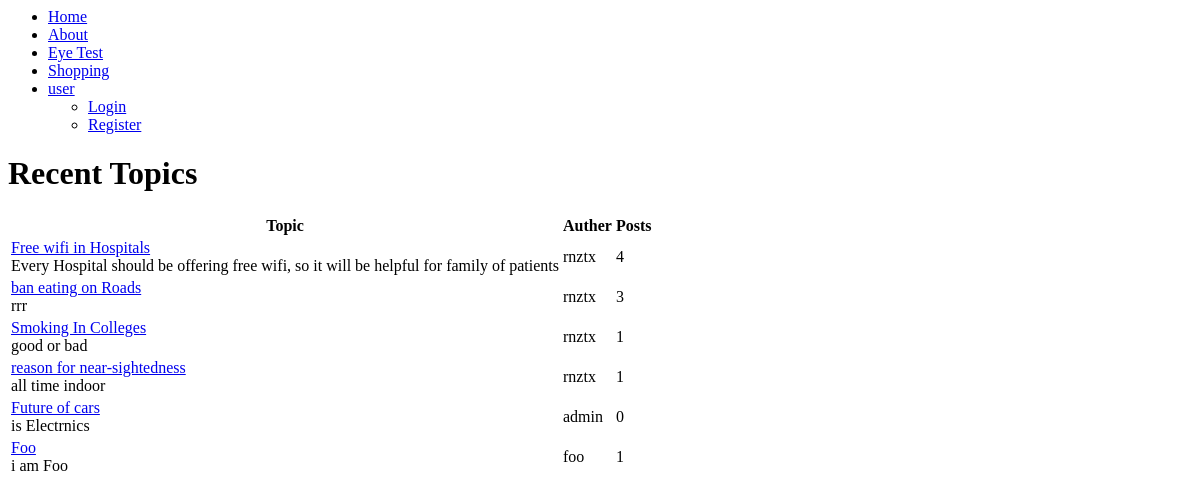
Page /topicList.php on the earlier database version.
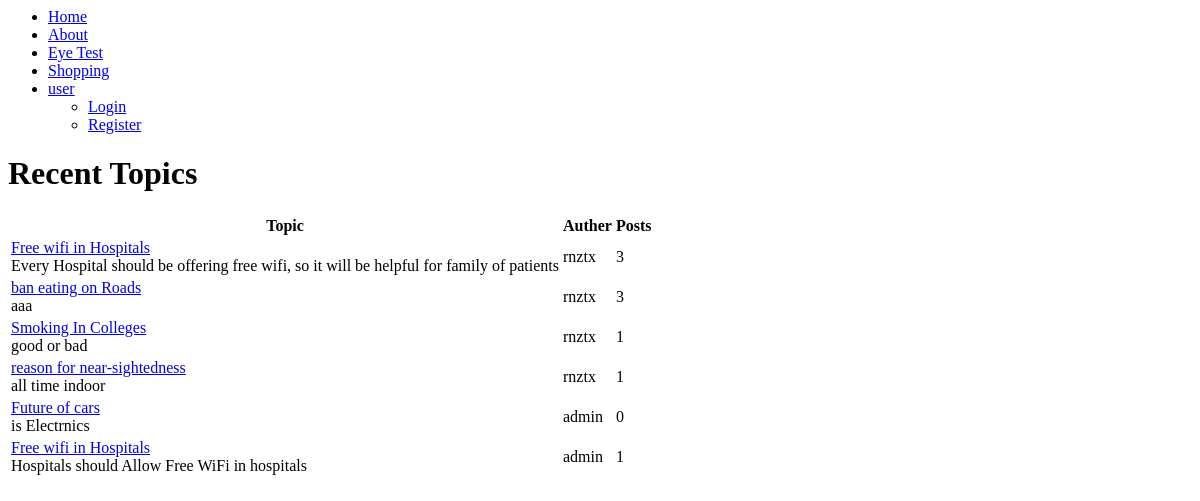
Same page on the later database version.
### tables this page shows
CREATE TABLE IF NOT EXISTS `topics` (
  `topic_id` int(8) NOT NULL,
  `topic_title` varchar(255) NOT NULL,
  `topic_description` varchar(255) NOT NULL,
  `category_id` int(8) NOT NULL,
  `topic_auther` varchar(30) NOT NULL
);

### include/core.php (the view, shortened to what this page needs)
<?php
    function dbConnect(){
        $host = "localhost";
        $username = "root";
        $password = "precious";
        $database = "forum";
        $conn = new mysqli($host, $username, $password, $database);
        if($conn->connect_error){
            die("</br> Connection Failed ".$conn->connect_error);
        }
        else{
            return $conn;
        }
    }
    function fetchList($myList,$listId,$headName){
        $sql_query = "";
        $conn = dbConnect();
        if($myList=="category" && $listId=="all"){
            $sql_query = "SELECT * FROM categories";
            $resultSet = $conn->query($sql_query);
            $cat_id = "";
            $count = "";
            $cat_name = "";
            $cat_description = "";
            if($resultSet->num_rows > 0){
                while($row = $resultSet->fetch_assoc()){
                    $cat_id = $row['cat_id'];
                    $cat_name = $row['cat_name'];
                    $cat_description = $row['cat_description'];
                    $count = getCount("topics",$cat_id);
                    echo "<tr>
                    <td><a href=\"topicList.php?cat_id=".$cat_id."&cat_name=".$cat_name."\">".$cat_name."</br>
                    <span class=\"desc\">".$cat_description."</span></td>
                    <td>".$count."</td>
                    <td class=\"icons\" >
                    <form method=\"post\" action=\"update.php\">
                            <input type=\"hidden\" name=\"id\" value=\"".$cat_id."\">
                            <input type=\"hidden\" name=\"name\" value=\"".$cat_name."\">
                            <input type=\"hidden\" name=\"description\" value=\"".$cat_description."\">
                            <input type=\"hidden\" name=\"type\" value=\"categories\">
                           <button type=\"submit\" class=\"fa fa-pencil fa-1g icons\" ></button>
                    </form>
                    </td>
                    </tr>";
                }
                $conn->close();
                return;
            }
        }
        elseif($myList=="topics"){
            $tableHeader = "<table class=\"tab\">
                           <tr><th class=\"one\">Topic</th><th class=\"two\">Auther</th><th class=\"three\">Posts</th></tr>";
            if($listId == "all"){
                $sql_query = "SELECT * FROM topics";
            }
            else{
                $sql_query = "SELECT * FROM `topics` WHERE category_id = '$listId'";
            }
            $resultSet = $conn->query($sql_query);
            echo $headName;
            echo $tableHeader;
            if($resultSet->num_rows > 0){
                    while($row = $resultSet->fetch_assoc()){
                        $topic_title =  $row['topic_title'];
                        $topic_description = $row['topic_description'];
                        $topic_auther =$row['topic_auther'];
                        $topic_id = $row['topic_id'];
                        $count = getCount("posts",$topic_id);
                        $topic_post_link = "<a href=\"posts.php?topic_id=".$topic_id."&topic_title=".$topic_title."\"><span>".$topic_title."</span></a>";
                        echo "<tr>
                        <td>".$topic_post_link."</br>
                        <span class=\"desc\">".$topic_description."</span></td>
                        <td>".$topic_auther."</td>
                        <td>".$count."</td>";
                        echo "</tr>";
                    }
            }
            return;
        }
    }
    function getCount($content, $parent_id){
        $sql_query = "";
        $count = 1;
        switch($content){
            case "posts":
                $table_name = "posts";
                $sql_query = "select count(*) as total from $table_name where topic_id = $parent_id";
            break;
        }
        $conn = dbConnect();
        $resultSet = $conn->query($sql_query);
        if($resultSet->num_rows > 0){
            while($row = $resultSet->fetch_assoc()){
                $count = $row['total'];
            }
            return $count;
        }
    }
?>

### topicList.php (shortened to what this page needs)
<?php
    include 'include/core.php';
    $myList = "topics";
    $listId = "all";
    $headName = "<h1>Recent Topics</h1>";
?>
<html>
    <head>
        <?php include 'menu.php';
        ?>
        <link rel="stylesheet" type="html/css" href="css/main.css" >
    </head>
    <body>
        <div class="box">
            <div class="content">
             <?php fetchList($myList,$listId,$headName);?>
             </table>
            </div>
        </div>
    </body>
</html>

### menu.php (shortened to what this page needs)
<html>
  <head>
    <link rel="stylesheet" type="html/css" href="css/menu.css" >
    <link rel="stylesheet" href="font-awesome/css/font-awesome.min.css">
  </head>
  <body>
   <div id="wrapper">
      <nav>
        <ul class="menu">
          <li><a href="index.php"><span>Home</span></a></li>
          <li><a href="#"><span>About</span></a></li>
          <li><a href="eyetest.php"><span>Eye Test</span></a></li>
          <li><a href="shop.php"><span>Shopping</span></a></li>
          <li><a href="#">
          <span><?php
                  if(isset($_SESSION['user_name'])){
                    echo "hi, ".$_SESSION['user_name'];
                  }
                  else
                    echo "user";
                ?>
          </span></a>
            <ul class="sub-menu">
              <?php
                  if(!isset($_SESSION['user_name'])){
                    print("<li><a href=\"login.php\">Login</a></li>");
                    print("<li><a href=\"register.php\">Register</a></li>");
                  }
                  else{
                      if(isSuper()){
                        print("<li><a href=\"createCategory.php\">Create Category</a></li>");
                      }
                    print("<li><a href=\"logout.php\">Logout</a></li>");
                  }
              ?>
            </ul>
          </li>
        </ul>
      </nav>
    </div>
  </body>
</html>

Differences in the rows shown:
removed topics: topic_title "Foo", topic_description "i am Foo", topic_auther "foo", count "1"
computed for topics (number 1 of 6 on the later page): count "4" → "3"
changed topics "ban eating on Roads": topic_description "rrr" → "aaa"
added topics: topic_title "Free wifi in Hospitals", topic_description "Hospitals should Allow Free WiFi in hospitals", topic_auther "admin", count "1"
